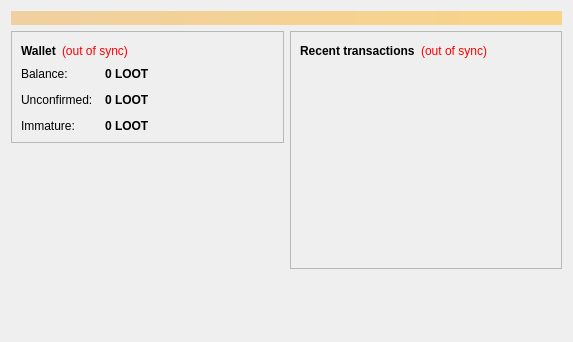
<?xml version="1.0" encoding="UTF-8"?>
<ui version="4.0">
 <class>OverviewPage</class>
 <widget class="QWidget" name="OverviewPage">
  <property name="geometry">
   <rect>
    <x>0</x>
    <y>0</y>
    <width>573</width>
    <height>342</height>
   </rect>
  </property>
  <property name="windowTitle">
   <string>Form</string>
  </property>
  <layout class="QVBoxLayout" name="topLayout">
   <item>
    <widget class="QLabel" name="labelAlerts">
     <property name="visible">
      <bool>false</bool>
     </property>
     <property name="styleSheet">
      <string notr="true">background-color: qlineargradient(x1: 0, y1: 0, x2: 1, y2: 0, stop:0 #F0D0A0, stop:1 #F8D488); color:#000000;</string>
     </property>
     <property name="wordWrap">
      <bool>true</bool>
     </property>
     <property name="margin">
      <number>3</number>
     </property>
    </widget>
   </item>
   <item>
    <layout class="QHBoxLayout" name="horizontalLayout" stretch="1,1">
     <item>
      <layout class="QVBoxLayout" name="verticalLayout_2">
       <item>
        <widget class="QFrame" name="frame">
         <property name="frameShape">
          <enum>QFrame::StyledPanel</enum>
         </property>
         <property name="frameShadow">
          <enum>QFrame::Raised</enum>
         </property>
         <layout class="QVBoxLayout" name="verticalLayout_4">
          <item>
           <layout class="QHBoxLayout" name="horizontalLayout_4">
            <item>
             <widget class="QLabel" name="label_5">
              <property name="font">
               <font>
                <weight>75</weight>
                <bold>true</bold>
               </font>
              </property>
              <property name="text">
               <string>Wallet</string>
              </property>
             </widget>
            </item>
            <item>
             <widget class="QLabel" name="labelWalletStatus">
              <property name="toolTip">
               <string>The displayed information may be out of date. Your wallet automatically synchronizes with the LootCoin network after a connection is established, but this process has not completed yet.</string>
              </property>
              <property name="styleSheet">
               <string notr="true">QLabel { color: red; }</string>
              </property>
              <property name="text">
               <string notr="true">(out of sync)</string>
              </property>
              <property name="alignment">
               <set>Qt::AlignLeading|Qt::AlignLeft|Qt::AlignVCenter</set>
              </property>
             </widget>
            </item>
            <item>
             <spacer name="horizontalSpacer_2">
              <property name="orientation">
               <enum>Qt::Horizontal</enum>
              </property>
              <property name="sizeHint" stdset="0">
               <size>
                <width>40</width>
                <height>20</height>
               </size>
              </property>
             </spacer>
            </item>
           </layout>
          </item>
          <item>
           <layout class="QFormLayout" name="formLayout_2">
            <property name="fieldGrowthPolicy">
             <enum>QFormLayout::AllNonFixedFieldsGrow</enum>
            </property>
            <property name="horizontalSpacing">
             <number>12</number>
            </property>
            <property name="verticalSpacing">
             <number>12</number>
            </property>
            <item row="0" column="0">
             <widget class="QLabel" name="label">
              <property name="text">
               <string>Balance:</string>
              </property>
             </widget>
            </item>
            <item row="0" column="1">
             <widget class="QLabel" name="labelBalance">
              <property name="font">
               <font>
                <weight>75</weight>
                <bold>true</bold>
               </font>
              </property>
              <property name="cursor">
               <cursorShape>IBeamCursor</cursorShape>
              </property>
              <property name="toolTip">
               <string>Your current balance</string>
              </property>
              <property name="text">
               <string notr="true">0 LOOT</string>
              </property>
              <property name="textInteractionFlags">
               <set>Qt::LinksAccessibleByMouse|Qt::TextSelectableByKeyboard|Qt::TextSelectableByMouse</set>
              </property>
             </widget>
            </item>
            <item row="1" column="0">
             <widget class="QLabel" name="label_3">
              <property name="text">
               <string>Unconfirmed:</string>
              </property>
             </widget>
            </item>
            <item row="1" column="1">
             <widget class="QLabel" name="labelUnconfirmed">
              <property name="font">
               <font>
                <weight>75</weight>
                <bold>true</bold>
               </font>
              </property>
              <property name="cursor">
               <cursorShape>IBeamCursor</cursorShape>
              </property>
              <property name="toolTip">
               <string>Total of transactions that have yet to be confirmed, and do not yet count toward the current balance</string>
              </property>
              <property name="text">
               <string notr="true">0 LOOT</string>
              </property>
              <property name="textInteractionFlags">
               <set>Qt::LinksAccessibleByMouse|Qt::TextSelectableByKeyboard|Qt::TextSelectableByMouse</set>
              </property>
             </widget>
            </item>
            <item row="2" column="0">
             <widget class="QLabel" name="labelImmatureText">
              <property name="text">
               <string>Immature:</string>
              </property>
             </widget>
            </item>
            <item row="2" column="1">
             <widget class="QLabel" name="labelImmature">
              <property name="font">
               <font>
                <weight>75</weight>
                <bold>true</bold>
               </font>
              </property>
              <property name="toolTip">
               <string>Mined balance that has not yet matured</string>
              </property>
              <property name="text">
               <string notr="true">0 LOOT</string>
              </property>
              <property name="textInteractionFlags">
               <set>Qt::LinksAccessibleByMouse|Qt::TextSelectableByKeyboard|Qt::TextSelectableByMouse</set>
              </property>
             </widget>
            </item>
           </layout>
          </item>
         </layout>
        </widget>
       </item>
       <item>
        <spacer name="verticalSpacer">
         <property name="orientation">
          <enum>Qt::Vertical</enum>
         </property>
         <property name="sizeHint" stdset="0">
          <size>
           <width>20</width>
           <height>40</height>
          </size>
         </property>
        </spacer>
       </item>
      </layout>
     </item>
     <item>
      <layout class="QVBoxLayout" name="verticalLayout_3">
       <item>
        <widget class="QFrame" name="frame_2">
         <property name="frameShape">
          <enum>QFrame::StyledPanel</enum>
         </property>
         <property name="frameShadow">
          <enum>QFrame::Raised</enum>
         </property>
         <layout class="QVBoxLayout" name="verticalLayout">
          <item>
           <layout class="QHBoxLayout" name="horizontalLayout_2">
            <item>
             <widget class="QLabel" name="label_4">
              <property name="text">
               <string>&lt;b&gt;Recent transactions&lt;/b&gt;</string>
              </property>
             </widget>
            </item>
            <item>
             <widget class="QLabel" name="labelTransactionsStatus">
              <property name="toolTip">
               <string>The displayed information may be out of date. Your wallet automatically synchronizes with the LootCoin network after a connection is established, but this process has not completed yet.</string>
              </property>
              <property name="styleSheet">
               <string notr="true">QLabel { color: red; }</string>
              </property>
              <property name="text">
               <string notr="true">(out of sync)</string>
              </property>
              <property name="alignment">
               <set>Qt::AlignRight|Qt::AlignTrailing|Qt::AlignVCenter</set>
              </property>
             </widget>
            </item>
            <item>
             <spacer name="horizontalSpacer">
              <property name="orientation">
               <enum>Qt::Horizontal</enum>
              </property>
              <property name="sizeHint" stdset="0">
               <size>
                <width>40</width>
                <height>20</height>
               </size>
              </property>
             </spacer>
            </item>
           </layout>
          </item>
          <item>
           <widget class="QListView" name="listTransactions">
            <property name="styleSheet">
             <string notr="true">QListView { background: transparent; }</string>
            </property>
            <property name="frameShape">
             <enum>QFrame::NoFrame</enum>
            </property>
            <property name="verticalScrollBarPolicy">
             <enum>Qt::ScrollBarAlwaysOff</enum>
            </property>
            <property name="horizontalScrollBarPolicy">
             <enum>Qt::ScrollBarAlwaysOff</enum>
            </property>
            <property name="selectionMode">
             <enum>QAbstractItemView::NoSelection</enum>
            </property>
           </widget>
          </item>
         </layout>
        </widget>
       </item>
       <item>
        <spacer name="verticalSpacer_2">
         <property name="orientation">
          <enum>Qt::Vertical</enum>
         </property>
         <property name="sizeHint" stdset="0">
          <size>
           <width>20</width>
           <height>40</height>
          </size>
         </property>
        </spacer>
       </item>
      </layout>
     </item>
    </layout>
   </item>
  </layout>
 </widget>
 <resources/>
 <connections/>
</ui>
